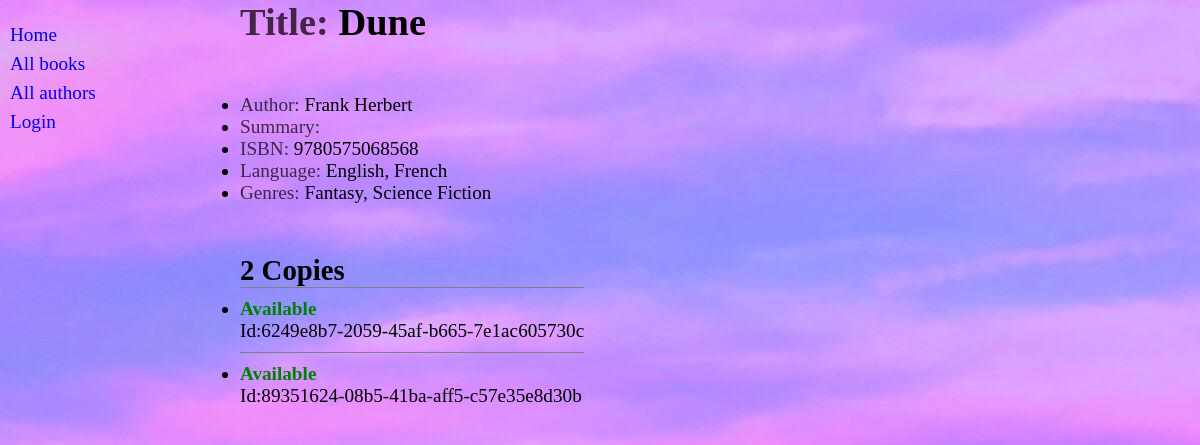
Before: /catalog/book/4 with the older database file.
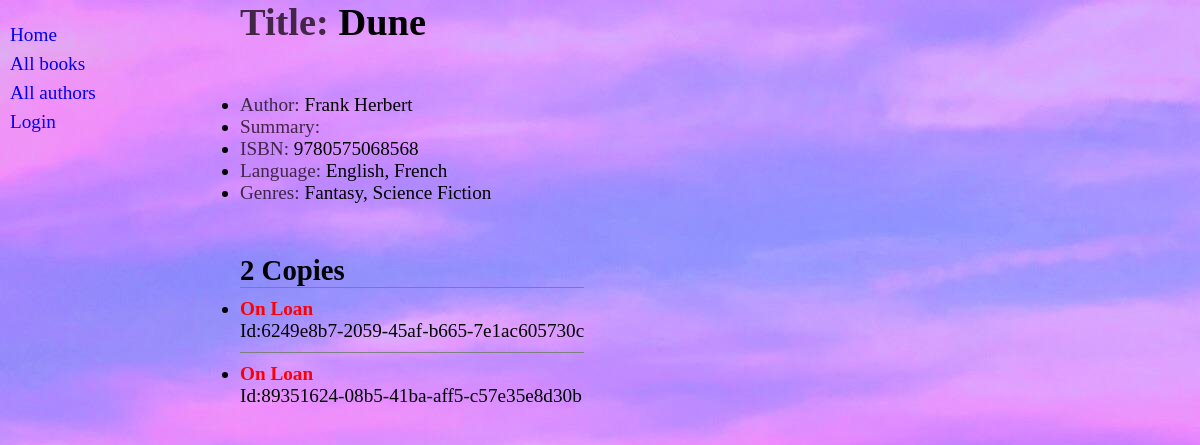
After: the same page with the newer database file.
### catalog/models.py (models this page shows, shortened)
class Book(models.Model):
    title = models.CharField(max_length=200)
    author = models.ForeignKey('Author',on_delete=models.SET_NULL,null=True,related_name='author')
    summury = models.TextField(max_length=1000,help_text="Enter a brief description of the book")
    isbn = models.CharField(max_length=13,unique=True)
    genres = models.ManyToManyField(Genre,help_text="Select genres for this book")
    languages = models.ManyToManyField(Language,help_text="Select languages for this book")
    def display_genre(self):
        """Create a list of genres of a book"""
        return list(self.genres.all())
    display_genre.short_description = 'Genre'   #a description for display_genre function

class Author(models.Model):
    name = models.CharField(max_length=100)
    date_of_birth = models.DateField(null=True,blank=True)
    date_of_death = models.DateField('Died',null=True,blank=True)
    class Meta:
        ordering = ('name','-date_of_birth')
    def __str__(self):
        return self.name

class Language(models.Model):
    name = models.CharField(max_length=30,help_text="Enter a book language")
    def __str__(self):
        return self.name

class Genre(models.Model):
    name = models.CharField(max_length=200,help_text="Enter a book genre(e.g. Science Fiction)")
    def __str__(self):
        return self.name

class BookInstance(models.Model):
    LOAN_STATUS = (
        ('m','Maintenance'),
        ('o','On loan'),
        ('a','Available'),
        ('r','Reserved')
    )
    unique_id = models.UUIDField(primary_key=True,default=uuid.uuid4,help_text="Unique ID for this book accross the library")
    due_back = models.DateField(null=True,blank=True)
    status = models.CharField(choices=LOAN_STATUS,max_length=1,default='a',blank=True,help_text="Book Availability")
    book = models.ForeignKey(Book,on_delete=models.RESTRICT,null=True,related_name="book")
    imprint = models.CharField(max_length=200,null=True,blank=True)
    borrower = models.ForeignKey(User,on_delete=models.SET_NULL,null=True,blank=True)
    class Meta:
        ordering = ('due_back','status')
    def get_status_display(self):
        if self.status == 'a':
            return 'Available'
        elif self.status == 'o':
            return 'On Loan'
        elif self.status == 'r':
            return 'Reserved'
        elif self.status == 'm':
            return 'Maintenance'

### catalog/views.py (the view)
# urls.py: path('book/<int:book_id>',views.book_detail,name='book-detail'),
def book_detail(request,book_id):
    book = get_object_or_404(Book,id=book_id)
    copies = BookInstance.objects.filter(book_id=book_id)
    return render(request,f'catalog/book_detail.html',{'book':book,'copies':copies})

### catalog/templates/catalog/book_detail.html (shortened to what this page needs)
{% extends 'catalog/base.html' %}
{% block content %}
    <h1><span class="attribute">Title</span>{{book.title}}</h1>
    <ul class="book_details">
        <li><span class="attribute">Author</span> {{book.author}} </li>
        <li><span class="attribute">Summary</span> {{book.summary}} </li>
        <li><span class="attribute">ISBN</span> {{book.isbn}} </li>
        <li><span class="attribute">Language</span> {{book.languages.all|join:', '}} </li>
        <li><span class="attribute">Genres</span> {{book.genres.all|join:', '}} </li>
    </ul>
    <section class="copies">
        {% with copies.count as total %}
            <h2>{{total}} Copie{{total|pluralize}}</h2>
        {% endwith %}
            <ul class="book_copies">
            {% for copie in copies %}
                <li class="copie">
                    <h4 class="{{copie.status}}"> {{copie.get_status_display}} </h4>
                    <p>Id:{{copie.unique_id}}</p>
                </li>
            {% empty %}
                <p>No Copies for this book.</p>
            {% endfor %}
            </ul>
    </section>
{% endblock content %}

### catalog/templates/catalog/base.html (shortened to what this page needs)
{% load static %}
<!DOCTYPE html>
<html lang="en">
<head>
    <link rel="stylesheet" href="{% static 'css/style.css' %}">
</head>
<body>
    <div class="main_container">
        <div class="sidebar">
            <ul>
                <li><a href="{% url 'index' %}">Home</a></li>
                <li><a href="{% url 'list_books' %}">All books</a></li>
                <li><a href="{% url 'list_authors' %}">All authors</a></li>
                {% if user.is_authenticated %}  {% comment "if user is logged in" %}{% endcomment %}
                    <li>User: {{user.get_username}}</li>
                    <li><a href="{% url 'user_books' %}">My Borrowed</a></li>
                    <li><a href="{% url 'logout' %}?next={{request.path}}">Logout</a></li>
                {% else %}
                    <li><a href="{% url 'login' %}?next={{request.path}}">Login</a></li>
                {% endif %}
            </ul>
        </div>
        <div class="content">{% block content %}{% endblock content %}</div>
    </div>
</body>
</html>

### catalog/static/css/style.css (style rules this page uses)
* { padding: 0; margin: 0; box-sizing: border-box; }
body { background-image: url("../assets/bg.jpg"); background-position: cover; background-repeat: no-repeat; }
.main_container { display: flex; font-size: 1.2rem; }
.main_container .sidebar { flex-basis: 20%; }
.main_container .sidebar ul { display: flex; flex-direction: column; gap: 7px; margin-top: 10%; }
.main_container .sidebar ul li { margin-left: 10px; }
.main_container .sidebar ul li a { text-decoration: none; }
.main_container .content { display: flex; flex-direction: column; gap: 50px; }
.main_container .content .attribute { color: rgb(67, 37, 70); }
.main_container .content .attribute::after { content: ": "; }
.main_container .content .copie { border-top: 1px solid grey; padding-top: 10px; padding-bottom: 10px; }
.main_container .content h4.o, .main_container .content h4.m, .main_container .content h4.r { color: red; }

Changed rows visible on the page:
changed BookInstance "6249e8b7-2059-45af-b665-7e1ac605730c": status "Available" → "On Loan"
changed BookInstance "89351624-08b5-41ba-aff5-c57e35e8d30b": status "Available" → "On Loan"
